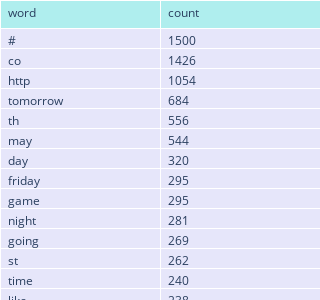

Notebook source saved alongside this figure:
### Code cell
words_freq = {}

def word_frequency(words):
  for word in words:
    if word in words_freq:
      words_freq[word] += 1
    else:
      words_freq[word] = 1

dataset['text_lemmatized'].apply(lambda words: word_frequency(words))

word = []
count = []
for w in words_freq:
  word.append(w)
  count.append( words_freq[w] )

word = np.array(word)
count = np.array(count)

word_freq = pd.DataFrame({'word': word, 'count': count}).sort_values('count', ascending=False)

fig = go.Figure(data=[go.Table(
      header=dict(values=list(word_freq.columns),
                fill_color='paleturquoise',
                align='left'),
      cells=dict(values=[word_freq['word'], word_freq['count']],
                fill_color='lavender',
                align='left'))
      ])
fig.update_layout(width=300, height=300, margin={'b':0, 'l':0, 'r':0, 't':0, 'pad':0})
fig.show()

### Figure 1 — Plotly figure (JSON) as saved in the notebook; plotly's stock layout.template omitted (floating-point values rounded to 4 significant figures; data arrays with more than 128 entries replaced by an {"elided": "..."} marker saying what was removed)
{"data": [{"cells": {"align": "left", "fill": {"color": "lavender"}, "values": {"elided": "2x11650 mixed values"}}, "header": {"align": "left", "fill": {"color": "paleturquoise"}, "values": ["word", "count"]}, "type": "table"}], "layout": {"height": 300, "margin": {"b": 0, "l": 0, "pad": 0, "r": 0, "t": 0}, "width": 300}}
